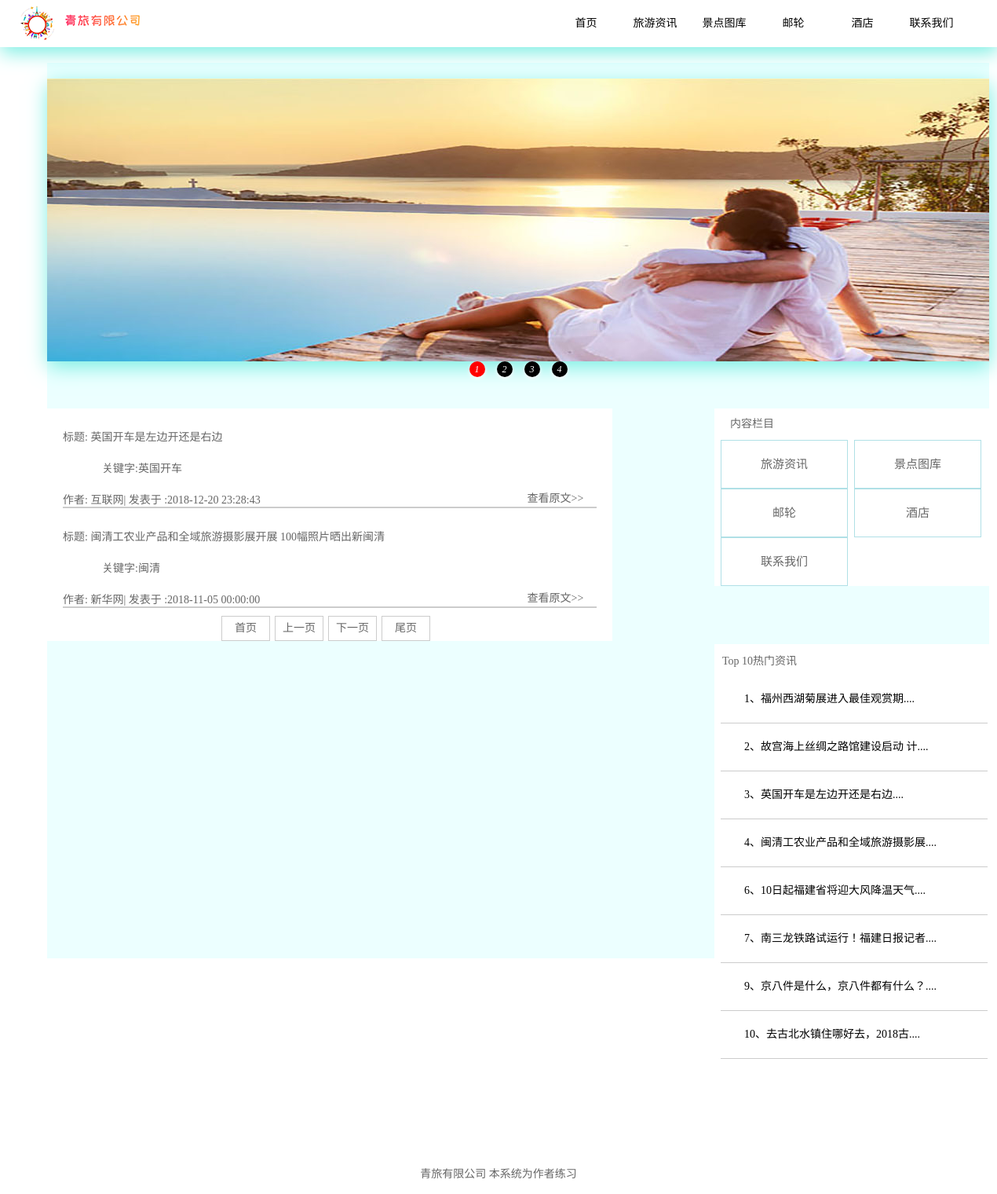
The app's page /index.php?page=2 with its own data.
### tables this page shows
CREATE TABLE `ttc_article`  (
  `id` int(10) UNSIGNED NOT NULL AUTO_INCREMENT,
  `title` varchar(80) NOT NULL COMMENT '标题',
  `author` varchar(15) NOT NULL COMMENT '作者',
  `thumb` varchar(255) NULL DEFAULT NULL COMMENT '封面图',
  `time` timestamp(0) NOT NULL DEFAULT CURRENT_TIMESTAMP COMMENT '创建时间',
  `content` text NOT NULL COMMENT '内容',
  `keywords` varchar(150) NOT NULL COMMENT '关键字',
  PRIMARY KEY (`id`) USING BTREE
);

### index.php (the view, shortened to what this page needs)
<!DOCTYPE html PUBLIC "-//W3C//DTD XHTML 1.0 Transitional//EN" "http://www.w3.org/TR/xhtml1/DTD/xhtml1-transitional.dtd">
<html xmlns="http://www.w3.org/1999/xhtml">
<head>
<link type="text/css" rel="stylesheet" href="css/index.css"/>
<?php include 'information.php';?>
<?php include 'hot_article.php'?>
</head>
<body>
<div id="banner">
	<div class="logo">
		<img src="images/logo.png"/>
    	<img src="images/logo_title.png"/>
    </div>
    <div class="bar">
    </div>
</div>
<div id="middle">
    <div class="solid">
        <ul class="oUl"></ul>
            <ol>
                <li class="on">1</li>
                <li>2</li>
                <li>3</li>
                <li>4</li>
            </ol>
    </div>
    <div id="content">
        <div class="left">
            <?php
				while($rows = mysqli_fetch_array($result1)){
					echo "<div class='information'>";
						echo "<div class='art_title'>";
							echo "标题: ".$rows['title'];
						echo "</div>";
						echo "<div class='keyWords'>";
							echo "关键字:".$rows['keywords'];
						echo "</div>";
						?>
				<?php
						echo "<div class='inf_message'>";
						echo "<div class='inf_auther_and_time'>";
							echo "作者: ".$rows['author']."|";
							echo "&nbsp;发表于 :".$rows['time'];
						echo "</div>";
								echo "<a href='original.php?id=".$rows['id']."' class='original'>";
									echo "查看原文>>";
						echo "</a>";
						echo "</div>";
						echo "</div>";
				}?>
                <?php echo "<div class='btn_group'>"?>
               		 <a href="<?php echo 'index.php'.'?page='.'1';?>" onclick="return false" id="aclick" class="btn">首页</a>
                	<a href="<?php echo $_SERVER['PHP_SELF'].'?page='.$prePage;?>" class="btn">上一页</a>
                	<a href="<?php echo $_SERVER['PHP_SELF'].'?page='.$nextPage;?>" class="btn">下一页</a>
                	<a href="<?php echo 'index.php'.'?page='.$pages;?>" id="endclick" class="btn" >尾页</a>
       		<?php echo "</div>"?>
        </div>
        <div class="banner_right">
        	<p class="banner_p">内容栏目</p>
            <a href="original.php" class="banner_a">旅游资讯</a>
            <a href="attractions_gallery.php" class="banner_a">景点图库</a>
            <a href="loose_pulley.php" class="banner_a">邮轮</a>
            <a href="hotel.php" class="banner_a">酒店</a>
            <a href="connection.php" class="banner_a">联系我们</a>
        </div>
        <div class="hot_articles">
        		<p class="hot_p">Top 10热门资讯</p>
            	<?php
					while($rows3 = mysqli_fetch_array($result,MYSQLI_ASSOC)){
						echo "<div class='hot'>";
						echo "<a href='original.php?id=".$rows3['id']."' class='hot_a'>";
						echo $rows3['id']."、";
						if($rows3['title']){
							$str = $rows3['title'];
							if(strlen($rows3['title'])>20){
								$str = mb_substr($rows3['title'],0,15,'utf8').'....';
								echo $str;
							}else{
								echo $str;
							}
						}
						echo "</a>";
						echo "<br/>";
						echo "</div>";
						}
				?>
        </div>
    </div>
</div>
<div class="buttom">
    	青旅有限公司   本系统为作者练习
</div>
</body>
</html>

### css/index.css (style rules this page uses)
* { padding:0px; margin:0px; color:#666; font-size:14px; }
#banner { width:100%; height:60px; background:#FFF; box-shadow: 1px 7px 25px #79EEE2; position:fixed; top:0px; bottom:0px; z-index:1000;https: }
.logo { height:60px; width:30%; margin-left:20px; float:left; }
.bar { width:50%; height:60px; margin-left:55%; }
a { display:block; width:80px; height:60px; line-height:60px; text-align:center; float:left; color:#000; text-decoration:none; margin-left:8px; }
#middle { background:#ECFFFF; position:absolute; width:auto; height:auto; margin-top:80px; margin-left:60px; }
#content { position:relative; width:1200px; height:700px; margin:60px auto auto auto; }
.left { position:relative; width:720px; height:auto; float:left; }
.banner_right { position:relative; width:350px; height:auto; float:right; margin-left:126px; }
.hot_articles { position:absolute; width:350px; height:700px; float:right; margin-top:300px; margin-left:850px; }
.left,.banner_right,.hot_articles { background:#fff; }
.information { width:680px; height:auto; margin:0 auto; margin-top:25px; border-bottom:1px solid #ccc; background:#fff; }
.art_title { width:auto; height:20px; }
.keyWords { width:auto; height:20px; margin-left:50px; margin-top:20px; }
.inf_message { width:auto; height:20px; border-bottom:0.5px solid #ccc; margin-top:20px; }
.inf_auther_and_time { width:480px; color:#666; font-size:14px; float:left; }
.original { width:95px; height:20px; line-height:20px; text-align:center; margin-left:100px; color:#666; font-size:14px; }
.btn { width:60px; height:30px; border:1px solid #ccc; line-height:30px; display:block; margin-left:-2px; color:#666; background:#fff; margin-left:6px; }
.btn_group { clear:both; width:auto; height:32px; padding-left:30%; margin-top:10px; }
.banner_p { width:auto; height:40px; line-height:40px; padding-left:20px; }
.banner_a { width:160px; color:#666; height:auto; border:1px solid #B0E0E6; font-size:15px; }
.hot_p { margin-top:10px; margin-left:10px; margin-bottom:10px; }
.hot_a { width:310px; text-align:left; padding-left:30px; clear:both; border-bottom:1px solid #ccc; background:#fff; }
.buttom { line-height:50px; text-align:center; width:100%; height:50px; background:#fff; position:fixed; bottom:0px; }

### index.php (style rules this page uses)
li { list-style: none; }
.solid { width: 1200px; height: 360px; margin: 20px auto 0; box-shadow: 1px 7px 25px #79EEE2; }
.solid ul { height: 100%; }
.solid ol { position: absolute; left: 50%; width: 140px; height: 20px; transform: translateX(-50%); display: flex; justify-content: space-around; }
.solid ol li { width: 20px; height: 20px; background: black; box-shadow: 0 2px 5px white; border-radius: 50%; color: white; text-align: center; font: italic 12px/20px 'Microsoft Yahei'; cursor: pointer; }
.solid ol li.on { background: red; }

### records on screen
ttc_article: title "英国开车是左边开还是右边", keywords "英国开车", author "互联网", time "2018-12-20 23:28:43", id "3", title "英国开车是左边开还是右边...."
ttc_article: title "闽清工农业产品和全域旅游摄影展开展 100幅照片晒出新闽清", keywords "闽清", author "新华网", time "2018-11-05 00:00:00", id "4", title "闽清工农业产品和全域旅游摄影展...."
ttc_article: id "1", title "福州西湖菊展进入最佳观赏期...."
ttc_article: id "2", title "故宫海上丝绸之路馆建设启动 计...."
ttc_article: id "6", title "10日起福建省将迎大风降温天气...."
ttc_article: id "7", title "南三龙铁路试运行！福建日报记者...."
ttc_article: id "9", title "京八件是什么，京八件都有什么？...."
ttc_article: id "10", title "去古北水镇住哪好去，2018古...."
